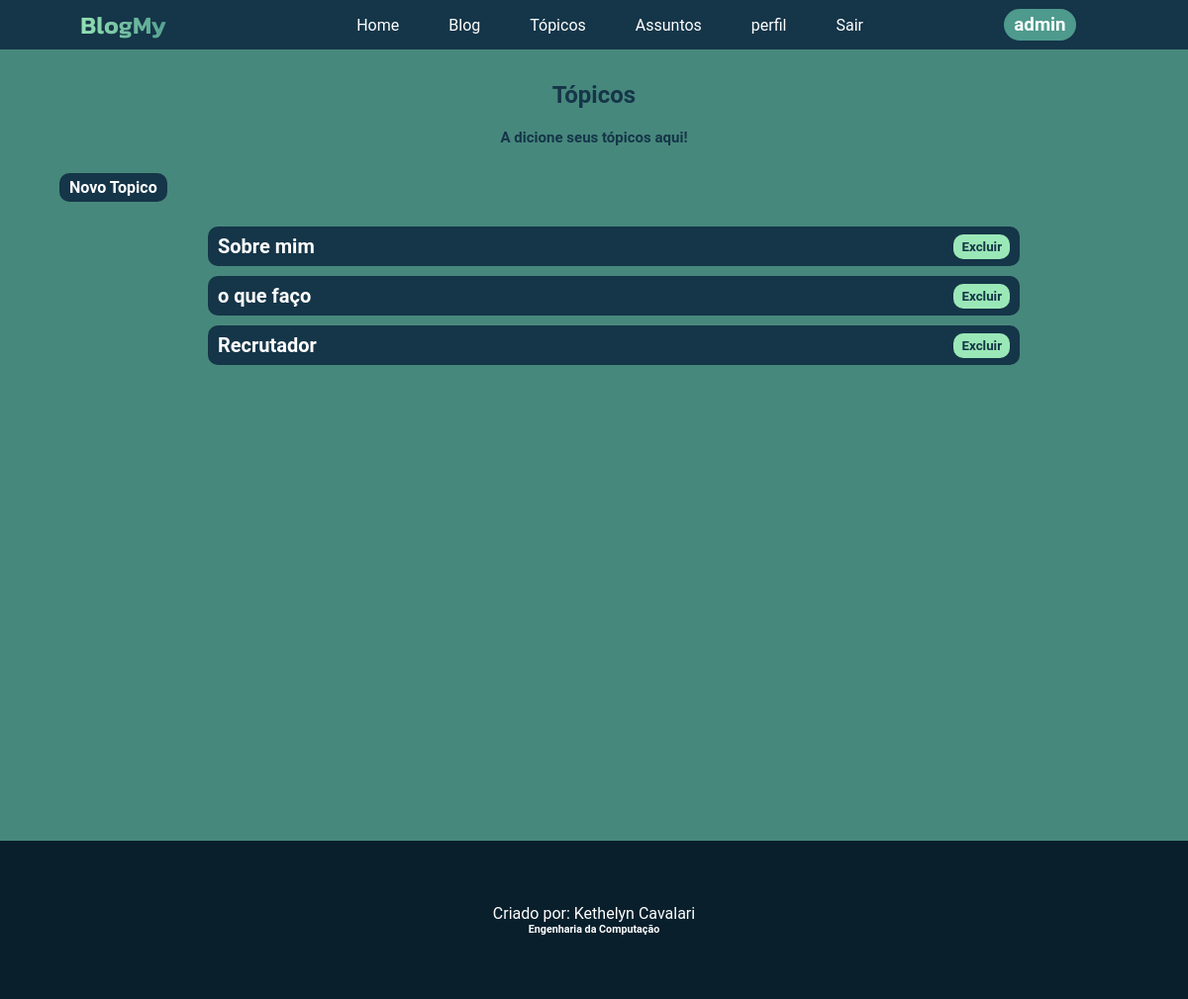
The app's page /Blogme/topicos/ (signed in) with its own data.
### blog_init/models.py (models this page shows)
class Topicos(models.Model):
    text = models.CharField(max_length=200)
    data_add = models.DateTimeField(auto_now_add=True)
    owner = models.ForeignKey(User, on_delete=models.CASCADE)
    def __str__(self):
        return self.text

### blog_init/views.py (the view)
# urls.py: path('topicos/', views.topicos, name='topicos'),
@login_required
def topicos(request):
    topicos = Topicos.objects.filter(owner=request.user).order_by('data_add')
    contexto = {'topicos': topicos}
    return render(request, 'topicos.html', contexto)

### blog_init/templates/topicos.html (shortened to what this page needs)
{% extends 'baseblog.html'%}
{% load static %}
{% block link%}
  <link rel="stylesheet" href="{% static 'perfil/css/topicos.css'%}">
  <link rel="stylesheet" href="{% static 'perfil/css/cores.css' %}">
{% endblock%}
{% block main %}
    <div class="container1">
      <h2>Tópicos</h2>
      <h4>A dicione seus tópicos aqui!</h4>
    </div>
    <a href="{% url 'adicionarTopico'%}" class="btn-adicionar">Novo Topico</a>
    <div class="topicos">
          {% if topicos %}
          <ul id="results">
            {% for topico in topicos %}
                <li>
                  {% if user.username|length > 50 %}
                   <p>{{ topico|slice:":50"}}</p>
                </li>
                  {% else %}
                  <p>{{ topico }}</p>
                  {% endif %}
                  <form method="post" action="{% url 'apagarTopico' topico.id %}" class="excluir">
                    <button type="submit">Excluir</button>
                  </form>
                </li>
            {% empty %}
                <li>Nenhum tópico encontrado.</li>
            {% endfor %}
        </ul>
    </div>
          {% else %}
          <p>Você ainda não tem tópicos.</p>
          {% endif %}
{% endblock %}

### templates/baseblog.html (shortened to what this page needs)
{% load static %}
<!DOCTYPE html>
<html lang="pt-br">
<head>
    <link rel="stylesheet" href="{% static 'general/css/base.css' %}">
    {% block link %}{% endblock %}
</head>
{% block body %}
<body>
    <header>
        <div class="nav-list">
            <div class="logo">BlogMy</div>
            <div class="list-home">
                <ul>
                    <li><a href="{% url 'topics' %}" class="home_list">Home</a></li>
                    <li><a href="{% url 'blogall' %}" class="home_list">Blog</a></li>
                    <li><a href="{% url 'topicos' %}" class="home_list">Tópicos</a></li>
                    <li><a href="{% url 'assuntos2' %}" class="home_list">Assuntos</a></li>
                    <li><a href="{% url 'perfil' %}" class="home_list">perfil</a></li>
                    {% if user.is_authenticated %}
                      <li><a href="{% url 'logout' %}" class="home_list">Sair</a></li>
                    {% endif %}
                </ul>
            </div>
            <div class="nome">
                {% if user.username|length > 10 %}
                 <h3>{{user.username|slice:":10"}}</h3>
                {% else %}
                 <h3>{{user.username}}</h3>
                {% endif %}
            </div>
        </div>
    </header>
    <main>
        {% block main %}
        {% endblock %}
    </main>
    <footer>
        <div class="criadora">
            <p>Criado por: Kethelyn Cavalari</p>
            <h6>Engenharia da Computação</h6>
        </div>
    </footer>
</body>
{% endblock %}
</html>

### templates/static/general/css/base.css (style rules this page uses)
* { margin: 0; border: none; text-decoration: none; list-style: none; font-family: Roboto, sans-serif; }
header { width: 100%; position: fixed; top: 0; z-index: 1000; height: 50px; background-color: #153548; }
main { margin-top: 50px; }
.nav-list { width: 100%; height: 50px; display: flex; flex-direction: row; justify-content: center; align-items: center; justify-content: space-around; background-color: #153548; }
.logo { font-family: Kanit, sans-serif; font-size: 25px; font-weight: 600; background: linear-gradient(to left, #4e9a8D, #9AE8B7); background-clip: text; padding: 0px 10px 0px; border-radius: 20px; color: transparent; animation: animated 5s linear infinite; }
.list-home ul { display: flex; flex-direction: row; gap: 50px; }
.home_list { color: white; position: relative; padding-bottom: 5px; transition: all 0.3s ease; }
.home_list::after { content: ''; position: absolute; width: 0; left: 0; bottom: 0; height: 2px; background-color: rgb(255, 255, 255); transition: width 0.3s ease; }
.nome { background-color: #4e9a8D; padding: 5px 10px 5px; border-radius: 20px; margin-right: -100px; color: white; }
footer { width: 100%; height: 20vh; display: flex; align-items: center; justify-content: center; background-color: var(--footer); color: white; text-align: center; }

### templates/static/perfil/css/topicos.css (style rules this page uses)
main { width: 100%; min-height: 100vh; background-color:#47887d; }
.container1 { display: flex; align-items: center; justify-content: center; width: 100%; height: 130px; flex-direction: column; }
.container1 h2 { margin-bottom: 10px; margin-top: 10px; color: var(--escuro); }
.container1 h4 { margin-bottom: 10px; margin-top: 10px; color: var(--escuro); font-size: 15px; }
.btn-adicionar { margin-left: 5%; padding: 5px 10px 5px; background-color: var(--escuro); border-radius: 10px; color: white; font-weight: bold; transition: all ease 0.3s; }
.topicos { width: 100%; background-color:#47887d; justify-content: center; align-items: center; height: auto; display: flex; margin-top: 30px; }
.topicos p { color: var(--branco); font-size: 20px; font-weight: bold; margin: 0; flex-grow: 1; }
.topicos ul li { display: flex; flex-direction: row; margin-bottom: 10px; height: 40px; width: 800px; align-items: center; background-color: var(--escuro); justify-content: space-between; border-radius: 10px; transition: all ease 0.3s; flex-wrap: nowrap; overflow: hidden; padding: 0 10px; }
.topicos button { padding: 5px 8px; background-color: var(--claro); color: var(--escuro); cursor: pointer; border-radius: 10px; font-weight: bold; transition: all ease 0.3s; margin-left: auto; }

### templates/static/perfil/css/cores.css (style rules this page uses)
:root { --escuro: #153548; --verdelegal: #306e38; --footer: #091f2c; --medio: #4e9a8D; --claro: #9AE8B7; --branco: #fff; --preto: #000; }

### records on screen
Topicos: text "Sobre mim"
Topicos: text "o que faço"
Topicos: text "Recrutador"

### other values on screen
{{ user.username }} "admin"
